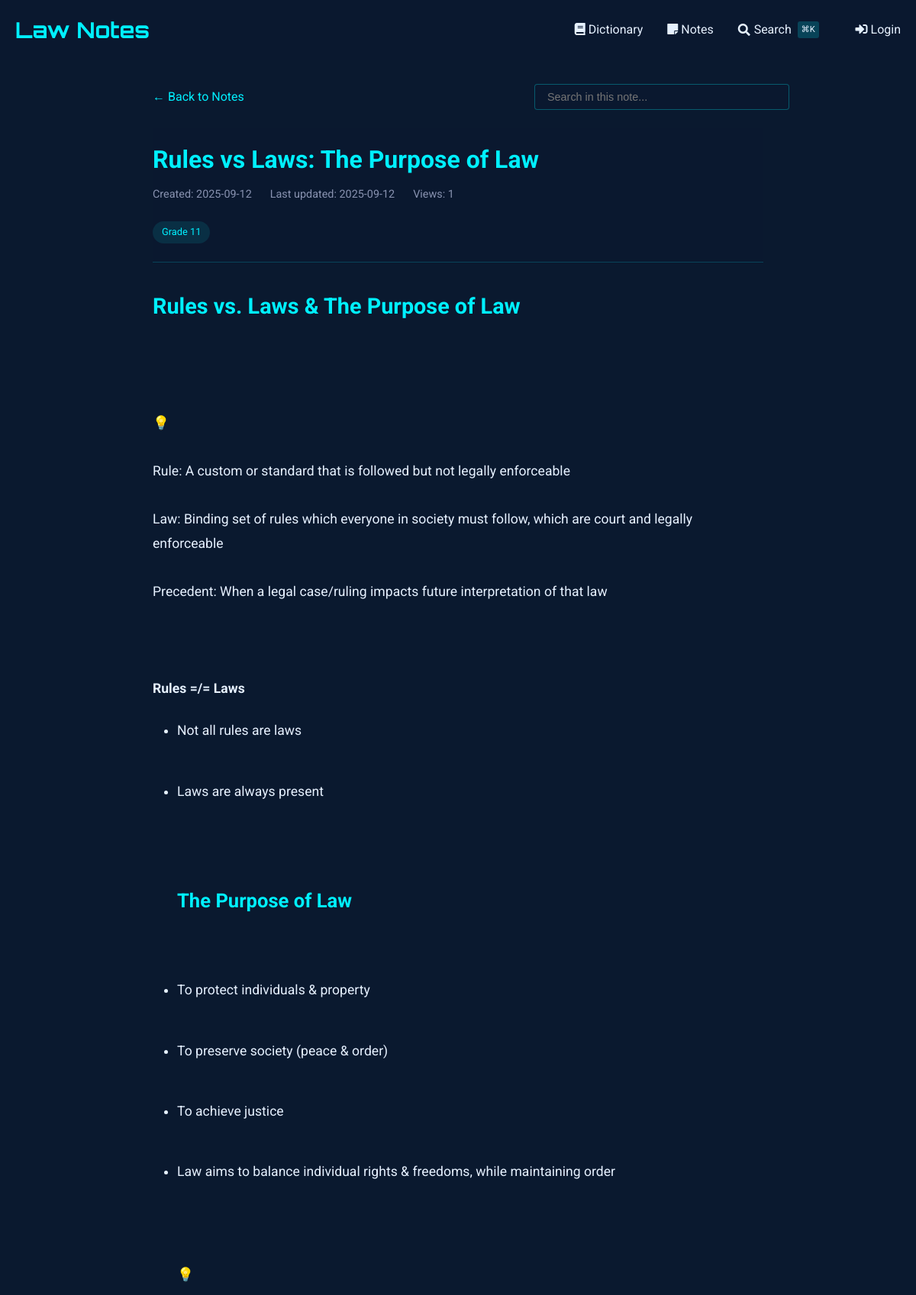
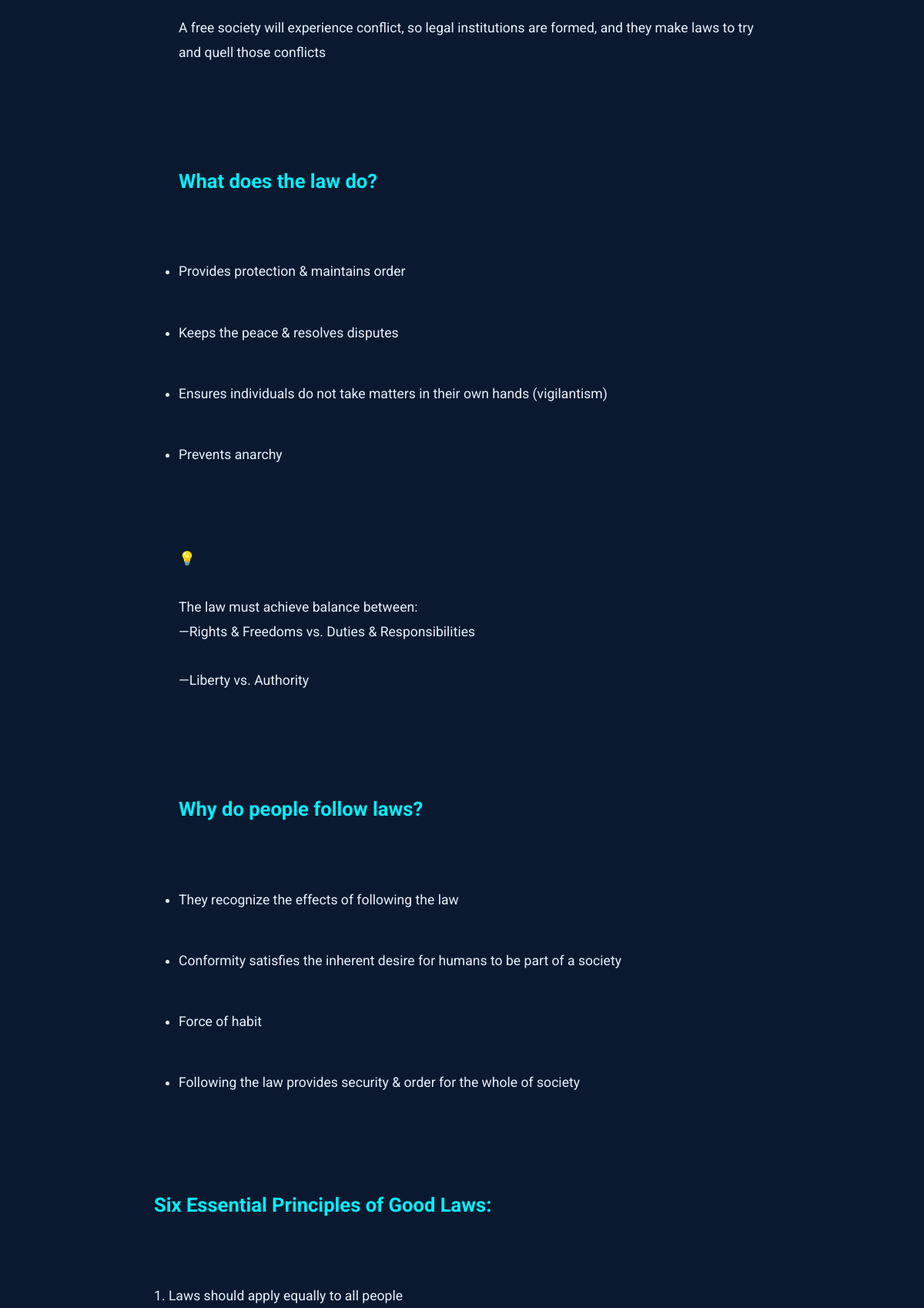
The app's page /notes/view/1 (upper part) with its own data (2 pictures, top to bottom).
### tables this page shows
CREATE TABLE notes (
    id INTEGER PRIMARY KEY AUTOINCREMENT,
    title TEXT NOT NULL,                -- short title for the note
    content TEXT NOT NULL,              -- the full note text
    unit_number INTEGER,                -- optional: to group with course units
    tags TEXT,                          -- comma-separated or JSON for filtering/search
    related_entries TEXT,               -- store glossary ids (e.g., "1,4,5") for cross-linking
    created_at TIMESTAMP DEFAULT CURRENT_TIMESTAMP,
    last_updated TIMESTAMP DEFAULT CURRENT_TIMESTAMP,
    views INTEGER DEFAULT 0,            -- track popularity
    is_favorite BOOLEAN DEFAULT 0,      -- quick flag for starred notes
    comments TEXT                       -- optional: your own thoughts or annotations
);

### notes_routes.py (the view, shortened to what this page needs)
@notes_bp.route('/view/<int:note_id>')
def view_note(note_id):
    db = SQL("sqlite:///notes.db")
    note = db.execute("""
        SELECT *,
               strftime('%Y-%m-%d', created_at) as created_date,
               strftime('%Y-%m-%d', last_updated) as last_updated
        FROM notes
        WHERE id = :id
    """, id=note_id)
    if not note:
        abort(404)
    note = note[0]
    db.execute("""
        UPDATE notes
        SET views = COALESCE(views, 0) + 1
        WHERE id = :id
    """, id=note_id)
    content = note['content']
    content = re.sub(r'^# (.*?)$', r'<h1>\1</h1>', content, flags=re.MULTILINE)
    content = re.sub(r'^## (.*?)$', r'<h2>\1</h2>', content, flags=re.MULTILINE)
    content = re.sub(r'^### (.*?)$', r'<h3>\1</h3>', content, flags=re.MULTILINE)
    content = re.sub(r'\*\*(.*?)\*\*', r'<strong>\1</strong>', content)
    content = re.sub(r'\*(.*?)\*', r'<em>\1</em>', content)
    content = re.sub(r'^\s*[-*] (.*?)$', r'<li>\1</li>', content, flags=re.MULTILINE)
    content = re.sub(r'(<li>.*</li>)', r'<ul>\1</ul>', content, flags=re.DOTALL)
    content = re.sub(r'^> (.*?)$', r'<blockquote>\1</blockquote>', content, flags=re.MULTILINE)
    content = content.replace('\n', '<br>')
    content = re.sub(
        r'<aside>\s*💡\s*(.*?)\s*</aside>',
        r'<div class="callout"><div class="callout-emoji">💡</div><div class="callout-content">\1</div></div>',
        content,
        flags=re.DOTALL
    )
    sections = re.split(r'(<h[1-3]>.*?</h[1-3]>)', content)
    processed_sections = []
    for i, section in enumerate(sections):
        if section.startswith('<h'):
            processed_sections.append(section)
        elif section.strip():
            if not any(tag in section for tag in ['<p>', '<ul>', '<ol>', '<blockquote>', '<div class="callout">']):
                section = f'<p>{section}</p>'
            processed_sections.append(section)
    processed_content = '\n'.join(processed_sections)
    related_entries = []
    return render_template('notes/view.html',
                         note=note,
                         content=processed_content,
                         related_entries=related_entries)

### sql.py (called while the page is built, shortened)
def _enable_logging(f):
    import logging
    import functools
    import os
    @functools.wraps(f)
    def decorator(*args, **kwargs):
        try:
            import flask
        except ModuleNotFoundError:
            return f(*args, **kwargs)
        disabled = logging.getLogger("cs50").disabled
        if flask.current_app and os.getenv("FLASK_ENV") == "development":
            logging.getLogger("cs50").disabled = False
        try:
            return f(*args, **kwargs)
        finally:
            logging.getLogger("cs50").disabled = disabled
    return decorator

def _parse_placeholder(token):
    import re
    import sqlparse
    if (
        not isinstance(token, sqlparse.sql.Token)
        or token.ttype != sqlparse.tokens.Name.Placeholder
    ):
        raise TypeError()
    if token.value == "?":
        return "qmark", None
    matches = re.search(r"^:([1-9]\d*)$", token.value)
    if matches:
        return "numeric", int(matches.group(1)) - 1
    matches = re.search(r"^:([a-zA-Z]\w*)$", token.value)
    if matches:
        return "named", matches.group(1)

    def __del__(self):
        self._disconnect()

    def _disconnect(self):
        if hasattr(_data, self._name()):
            getattr(_data, self._name()).close()
            delattr(_data, self._name())

    def _name(self):
        return str(hash(self))

        def connect(dbapi_connection, connection_record):
            try:
                if isinstance(
                    dbapi_connection, sqlite3.Connection
                ):  # If back end is sqlite
                    cursor = dbapi_connection.cursor()
                    cursor.execute("PRAGMA foreign_keys=ON")
                    cursor.close()
            except:
                pass

### templates/notes/view.html (shortened to what this page needs)
{% extends "notes/base.html" %}
{% block content %}
<div class="container" style="max-width: 800px; margin: 0 auto;">
    <div style="margin-bottom: 1.5rem; display: flex; justify-content: space-between; align-items: center; flex-wrap: wrap; gap: 1rem;">
        <a href="{{ url_for('notes.index') }}" style="color: var(--primary); text-decoration: none; display: inline-flex; align-items: center;">
            ← Back to Notes
        </a>
        <div class="search-container" style="position: relative; max-width: 300px; width: 100%;">
            <input type="text" id="noteSearch" placeholder="Search in this note..."
                   style="width: 100%; padding: 0.5rem 1rem; background: rgba(10, 25, 47, 0.7);
                          border: 1px solid rgba(0, 240, 255, 0.3); border-radius: 4px;
                          color: #e6f1ff; font-size: 0.9rem;">
        </div>
    </div>
    <article class="note">
        <header class="note-header">
            <h1 class="note-title">
                {{ note.title }}
            </h1>
            <div class="note-meta">
                <span>Created: {{ note.created_date }}</span>
                <span>Last updated: {{ note.last_updated }}</span>
                <span>Views: {{ note.views or 0 }}</span>
            </div>
            {% if note.tags %}
            <div class="note-tags" style="margin-top: 1rem;">
                {% for tag in note.tags.split(',') %}
                    <span class="tag">{{ tag.strip() }}</span>
                {% endfor %}
            </div>
            {% endif %}
        </header>
        <div class="note-content">
            {{ content|safe }}
        </div>
    </article>
</div>
{% endblock %}

### templates/dictionary/base.html (style rules this page uses)
:root { --primary: #00f0ff; --bg-dark: #0a192f; --text: #e6f1ff; --success: #2ecc71; --error: #e74c3c; }
body { font-family: 'Roboto', sans-serif; background-color: var(--bg-dark); color: var(--text); line-height: 1.6; margin: 0; padding: 0; }
.container { max-width: 1200px; margin: 0 auto; padding: 0 20px; }
header { background: rgba(10, 25, 47, 0.9); padding: 1rem 0; }

### templates/notes/view.html (style rules this page uses)
.note-header { margin-bottom: 2rem; padding-bottom: 1rem; border-bottom: 1px solid rgba(0, 240, 255, 0.2); }
.note-title { color: var(--primary); margin: 0 0 0.5rem 0; font-size: 2rem; font-weight: 700; }
.note-meta { display: flex; gap: 1.5rem; color: #8892b0; font-size: 0.9rem; margin-bottom: 1.5rem; }
.note-content { font-size: 1.1rem; line-height: 1.8; color: #e6f1ff; }
.note-content h1, .note-content h2, .note-content h3, .note-content h4, .note-content h5, .note-content h6 { color: var(--primary); margin-top: 2rem; margin-bottom: 1rem; }
.note-content h1 { font-size: 1.8rem; }
.note-content h2 { font-size: 1.6rem; }
.note-content p { margin: 1.5rem 0; }
.note-content ul, .note-content ol { margin: 1.5rem 0; padding-left: 2rem; }
.note-content li { margin: 0.5rem 0; }
.tag { display: inline-block; background: rgba(0, 240, 255, 0.1); color: var(--primary); padding: 0.25rem 0.75rem; border-radius: 20px; font-size: 0.8rem; margin-right: 0.5rem; margin-bottom: 0.5rem; }

### records on screen
notes: title "Rules vs Laws: The Purpose of Law", views "1", strip "Grade 11"

### other values on screen
{{ note.created_date }} "2025-09-12"
{{ note.last_updated }} "2025-09-12"
